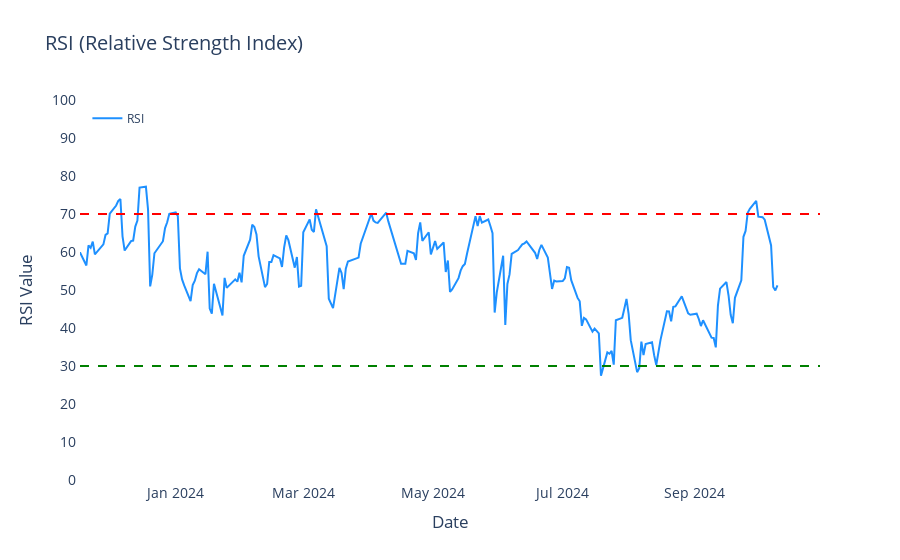
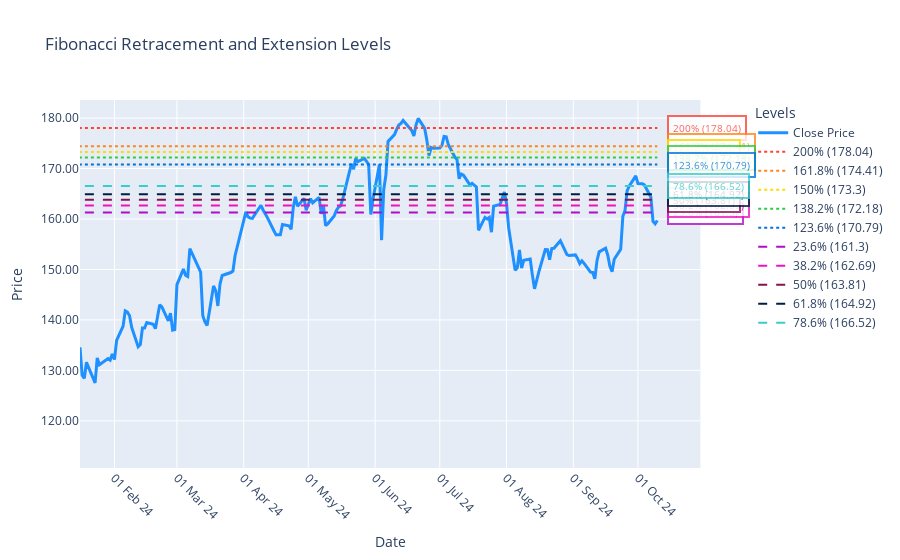

Here is the notebook cell these charts were saved with, in order:
### Code cell
#INPUT
name = input('Enter a name: ')

# PREPROCESSING THE NAME
symbol,st_name = search_stock_symbol(name)
symbol = symbol_changes(symbol)

# API CALL
comp = yf.Ticker(symbol)
data = comp.history(period='1y', interval='1d')
info = comp.info

curr_price = info['currentPrice']

weights = {
    'pe': 0.4,
    'rsi': 0.3,
    'macd': 0.3,
    'fib': 0.3
}

# PE RATIO AND CAP ID
info = pe_and_market_cap(info)

if info[2] != 1:
    print('The company is not large cap')
    

pe = info[1]

if pe <= 20:
    pe_score = 1  # Buy
    pe_response = f'The P/E ratio is {round(pe,2)}, which is below 20, hence BUY'

else:
    pe_score = -1  # Sell
    pe_response = f'The P/E ratio is {round(pe,2)}, which is above 20, hence SELL'


# RSI
r, window = rsi(data)
rsi_score, rsi_response = analyze_rsi(r)

# MACD
ma = macd(data)
macd_score, macd_response = interpret_macd(ma)


# Fibonacci Retracement
fib = fibonacci_retracement(data)

current_price = data['Close'].iloc[-1]
prev_price = data['Close'].iloc[-2]

trend = fib['trend']

levels = dict()
levels['retracement'] = fib['retracement_levels']
levels ['extension'] = fib['extension_levels']

fib_response, fib_score = fib_insight(current_price=current_price, trend=trend, levels=levels, previous_price=prev_price)


final_score = (pe_score * weights['pe']) + (rsi_score * weights['rsi']) + (macd_score * weights['macd']) + (fib_score * weights['fib'])

# Decision based on final score
if final_score > 0:
    print(f'\nBuy stocks of {st_name}')
else:
    print(f'\nSell your stocks of {st_name}')


print(f'Current Price of {st_name}: {curr_price}')
print(f'Market Cap of {st_name}: {round(info[0] / (10 ** 7) , 2)} Crores')

print(pe_response)  

visualise_macd(ma)
print(macd_response)

visualise_rsi(r, window)
print(rsi_response)

fig = visualise_fib(fib, data)
fig.show()
print(*fib_response)

### Figure 1 — Plotly figure (JSON) as saved in the notebook; plotly's stock layout.template omitted (floating-point values rounded to 4 significant figures; data arrays with more than 128 entries replaced by an {"elided": "..."} marker saying what was removed)
{"data": [{"hovertemplate": "Date: %{x|%b %d}<br>RSI: %{y:.2f}<extra></extra>", "line": {"color": "dodgerblue", "width": 2}, "mode": "lines", "name": "RSI", "type": "scatter", "x": {"elided": "232 str values"}, "y": {"elided": "232 float values"}}], "layout": {"font": {"size": 14}, "hovermode": "x unified", "legend": {"font": {"size": 12}, "x": 0.01, "y": 0.99}, "plot_bgcolor": "white", "shapes": [{"line": {"color": "red", "dash": "dash", "width": 2}, "type": "line", "x0": 0, "x1": 1, "xref": "x domain", "y0": 70, "y1": 70, "yref": "y"}, {"line": {"color": "green", "dash": "dash", "width": 2}, "type": "line", "x0": 0, "x1": 1, "xref": "x domain", "y0": 30, "y1": 30, "yref": "y"}], "showlegend": true, "title": {"text": "RSI (Relative Strength Index)"}, "xaxis": {"nticks": 10, "range": ["2023-11-17T00:00:00+05:30", "2024-10-30T00:00:00+05:30"], "showgrid": true, "showline": true, "showticklabels": true, "tickmode": "auto", "title": {"text": "Date"}, "zeroline": false}, "yaxis": {"dtick": 10, "range": [0, 100], "showgrid": true, "showline": true, "showticklabels": true, "tick0": 0, "tickmode": "linear", "title": {"text": "RSI Value"}, "zeroline": false}}}

### Figure 2 — Plotly figure (JSON) as saved in the notebook; plotly's stock layout.template omitted (floating-point values rounded to 4 significant figures; data arrays with more than 128 entries replaced by an {"elided": "..."} marker saying what was removed)
{"data": [{"hovertemplate": "<b>Date:</b> %{x|%d %b %y}<br><b>Close:</b> %{y:.2f}<extra></extra>", "line": {"color": "#1e90ff", "width": 3}, "name": "Close Price", "type": "scatter", "x": {"elided": "246 str values"}, "y": {"elided": "246 float values"}}, {"line": {"color": "#FF4136", "dash": "dot", "width": 2}, "mode": "lines", "name": "200% (178.04)", "type": "scatter", "x": ["2023-10-10T00:00:00+05:30", "2024-10-10T00:00:00+05:30"], "y": [178.0, 178.0]}, {"line": {"color": "#FF851B", "dash": "dot", "width": 2}, "mode": "lines", "name": "161.8% (174.41)", "type": "scatter", "x": ["2023-10-10T00:00:00+05:30", "2024-10-10T00:00:00+05:30"], "y": [174.4, 174.4]}, {"line": {"color": "#FFDC00", "dash": "dot", "width": 2}, "mode": "lines", "name": "150% (173.3)", "type": "scatter", "x": ["2023-10-10T00:00:00+05:30", "2024-10-10T00:00:00+05:30"], "y": [173.3, 173.3]}, {"line": {"color": "#2ECC40", "dash": "dot", "width": 2}, "mode": "lines", "name": "138.2% (172.18)", "type": "scatter", "x": ["2023-10-10T00:00:00+05:30", "2024-10-10T00:00:00+05:30"], "y": [172.2, 172.2]}, {"line": {"color": "#0074D9", "dash": "dot", "width": 2}, "mode": "lines", "name": "123.6% (170.79)", "type": "scatter", "x": ["2023-10-10T00:00:00+05:30", "2024-10-10T00:00:00+05:30"], "y": [170.8, 170.8]}, {"line": {"color": "#B10DC9", "dash": "dash", "width": 2}, "mode": "lines", "name": "23.6% (161.3)", "type": "scatter", "x": ["2023-10-10T00:00:00+05:30", "2024-10-10T00:00:00+05:30"], "y": [161.3, 161.3]}, {"line": {"color": "#F012BE", "dash": "dash", "width": 2}, "mode": "lines", "name": "38.2% (162.69)", "type": "scatter", "x": ["2023-10-10T00:00:00+05:30", "2024-10-10T00:00:00+05:30"], "y": [162.7, 162.7]}, {"line": {"color": "#85144b", "dash": "dash", "width": 2}, "mode": "lines", "name": "50% (163.81)", "type": "scatter", "x": ["2023-10-10T00:00:00+05:30", "2024-10-10T00:00:00+05:30"], "y": [163.8, 163.8]}, {"line": {"color": "#001f3f", "dash": "dash", "width": 2}, "mode": "lines", "name": "61.8% (164.92)", "type": "scatter", "x": ["2023-10-10T00:00:00+05:30", "2024-10-10T00:00:00+05:30"], "y": [164.9, 164.9]}, {"line": {"color": "#39CCCC", "dash": "dash", "width": 2}, "mode": "lines", "name": "78.6% (166.52)", "type": "scatter", "x": ["2023-10-10T00:00:00+05:30", "2024-10-10T00:00:00+05:30"], "y": [166.5, 166.5]}], "layout": {"annotations": [{"bgcolor": "white", "bordercolor": "#FF4136", "borderpad": 4, "borderwidth": 2, "font": {"color": "#FF4136", "size": 10}, "opacity": 0.8, "showarrow": false, "text": "200% (178.04)", "x": "2024-10-10T00:00:00+05:30", "xanchor": "left", "xshift": 10, "y": 178.0}, {"bgcolor": "white", "bordercolor": "#FF851B", "borderpad": 4, "borderwidth": 2, "font": {"color": "#FF851B", "size": 10}, "opacity": 0.8, "showarrow": false, "text": "161.8% (174.41)", "x": "2024-10-10T00:00:00+05:30", "xanchor": "left", "xshift": 10, "y": 174.4}, {"bgcolor": "white", "bordercolor": "#FFDC00", "borderpad": 4, "borderwidth": 2, "font": {"color": "#FFDC00", "size": 10}, "opacity": 0.8, "showarrow": false, "text": "150% (173.3)", "x": "2024-10-10T00:00:00+05:30", "xanchor": "left", "xshift": 10, "y": 173.3}, {"bgcolor": "white", "bordercolor": "#2ECC40", "borderpad": 4, "borderwidth": 2, "font": {"color": "#2ECC40", "size": 10}, "opacity": 0.8, "showarrow": false, "text": "138.2% (172.18)", "x": "2024-10-10T00:00:00+05:30", "xanchor": "left", "xshift": 10, "y": 172.2}, {"bgcolor": "white", "bordercolor": "#0074D9", "borderpad": 4, "borderwidth": 2, "font": {"color": "#0074D9", "size": 10}, "opacity": 0.8, "showarrow": false, "text": "123.6% (170.79)", "x": "2024-10-10T00:00:00+05:30", "xanchor": "left", "xshift": 10, "y": 170.8}, {"bgcolor": "white", "bordercolor": "#B10DC9", "borderpad": 4, "borderwidth": 2, "font": {"color": "#B10DC9", "size": 10}, "opacity": 0.8, "showarrow": false, "text": "23.6% (161.3)", "x": "2024-10-10T00:00:00+05:30", "xanchor": "left", "xshift": 10, "y": 161.3}, {"bgcolor": "white", "bordercolor": "#F012BE", "borderpad": 4, "borderwidth": 2, "font": {"color": "#F012BE", "size": 10}, "opacity": 0.8, "showarrow": false, "text": "38.2% (162.69)", "x": "2024-10-10T00:00:00+05:30", "xanchor": "left", "xshift": 10, "y": 162.7}, {"bgcolor": "white", "bordercolor": "#85144b", "borderpad": 4, "borderwidth": 2, "font": {"color": "#85144b", "size": 10}, "opacity": 0.8, "showarrow": false, "text": "50% (163.81)", "x": "2024-10-10T00:00:00+05:30", "xanchor": "left", "xshift": 10, "y": 163.8}, {"bgcolor": "white", "bordercolor": "#001f3f", "borderpad": 4, "borderwidth": 2, "font": {"color": "#001f3f", "size": 10}, "opacity": 0.8, "showarrow": false, "text": "61.8% (164.92)", "x": "2024-10-10T00:00:00+05:30", "xanchor": "left", "xshift": 10, "y": 164.9}, {"bgcolor": "white", "bordercolor": "#39CCCC", "borderpad": 4, "borderwidth": 2, "font": {"color": "#39CCCC", "size": 10}, "opacity": 0.8, "showarrow": false, "text": "78.6% (166.52)", "x": "2024-10-10T00:00:00+05:30", "xanchor": "left", "xshift": 10, "y": 166.5}], "hovermode": "x unified", "legend": {"title": {"text": "Levels"}}, "showlegend": true, "title": {"text": "Fibonacci Retracement and Extension Levels"}, "xaxis": {"anchor": "y", "domain": [0, 0.94], "range": ["2024-01-16T00:00:00+05:30", "2024-10-30T00:00:00+05:30"], "tickangle": 45, "tickformat": "%d %b %y", "tickmode": "array", "ticktext": ["01 Feb 24", "01 Mar 24", "01 Apr 24", "01 May 24", "01 Jun 24", "01 Jul 24", "01 Aug 24", "01 Sep 24", "01 Oct 24"], "tickvals": ["2024-02-01T00:00:00+05:30", "2024-03-01T00:00:00+05:30", "2024-04-01T00:00:00+05:30", "2024-05-01T00:00:00+05:30", "2024-06-01T00:00:00+05:30", "2024-07-01T00:00:00+05:30", "2024-08-01T00:00:00+05:30", "2024-09-01T00:00:00+05:30", "2024-10-01T00:00:00+05:30"], "title": {"text": "Date"}}, "yaxis": {"anchor": "x", "domain": [0, 1], "tickformat": ".2f", "title": {"text": "Price"}}, "yaxis2": {"anchor": "x", "overlaying": "y", "side": "right", "tickformat": ".2f"}}}
